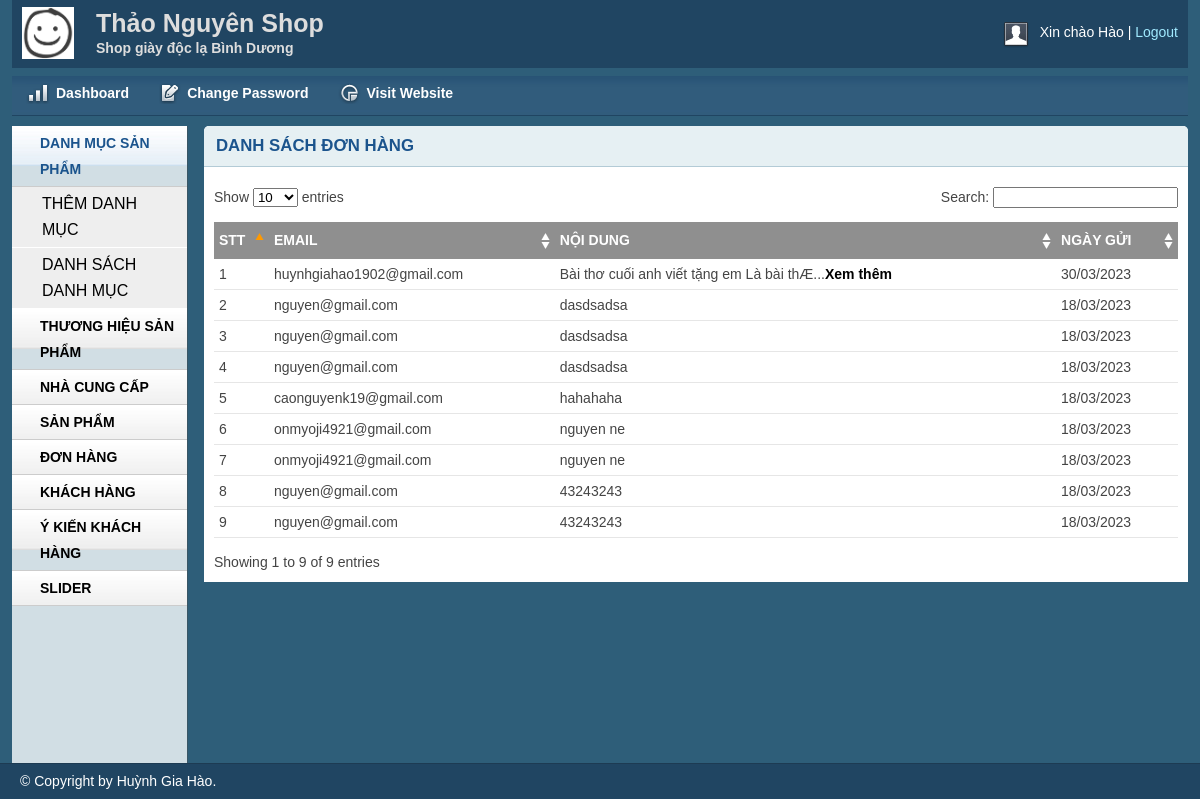
The page /admin/reviewsList.php (signed in) on the database its author committed.
### tables this page shows
CREATE TABLE `ykienkhachhang` (
  `MaYKien` int NOT NULL AUTO_INCREMENT,
  `Email` varchar(50) NOT NULL,
  `NgayGui` datetime DEFAULT NULL,
  `NoiDung` varchar(2555) NOT NULL,
  PRIMARY KEY (`MaYKien`)
);

### lib/database.php (called while the page is built, shortened)
<?php
class Database
{
    public $host = DB_HOST;
    public $user = DB_USER;
    public $pass = DB_PASS;
    public $dbname = DB_NAME;
    public $link;
    private function connectDB()
    {
        $this->link = new mysqli($this->host, $this->user, $this->pass, $this->dbname);
    }
    public function select($query)
    {
        $result = $this->link->query($query) or die($this->link->error . __LINE__);
        if ($result->num_rows > 0) {
            return $result;
        } else {
            return false;
        }
    }
}

### classes/admin/reviews.php (called while the page is built, shortened)
<?php
include_once '../lib/database.php';
?>
<?php
class reviews
{
    private $db;
    public function __construct()
    {
        $this->db = new Database();
    }
    public function show_reviews()
    {
        $query = "SELECT * FROM ykienkhachhang ORDER BY MaYKien DESC";
        $result = $this->db->select($query);
        return $result;
    }
}
?>

### admin/reviewsList.php (the view, shortened to what this page needs)
<?php include 'blocks/header.php'; ?>
<?php include 'blocks/sidebar.php'; ?>
<?php include '../classes/admin/reviews.php'; ?>
<?php
$reviews = new reviews();
?>
<div class="grid_10">
    <div class="box round first grid">
        <h2>DANH SÁCH ĐƠN HÀNG</h2>
        <div class="block">
            <table class="data display datatable" id="example">
                <thead>
                    <tr>
                        <th>STT</th>
                        <th>EMAIL</th>
                        <th>NỘI DUNG</th>
                        <th>NGÀY GỬI</th>
                    </tr>
                </thead>
                <tbody>
                    <?php
                    $show_reviews = $reviews->show_reviews();
                    if ($show_reviews) {
                        $i = 0;
                        while ($result = $show_reviews->fetch_assoc()) {
                            $i++;
                    ?>
                            <tr class="odd gradeX">
                                <td><?php echo $i ?></td>
                                <td><?php echo $result['Email'] ?></td>
                                <td>
                                    <?php
                                    $content = $result['NoiDung'];
                                    if (strlen($content) > 50) {
                                        echo substr($content, 0, 50) . '...';
                                        echo '<a href="reviewsDetail.php?reviewsid=' . $result['MaYKien'] . '">Xem thêm</a>';
                                    } else {
                                        echo $content;
                                    }
                                    ?>
                                </td>
                                <td><?php echo date('d/m/Y', strtotime($result['NgayGui'])); ?></td>
                            </tr>
                    <?php
                        }
                    }
                    ?>
                </tbody>
            </table>
        </div>
    </div>
</div>
<?php include 'blocks/footer.php'; ?>

### admin/public/css/layout.css (style rules this page uses)
body { background: #fff none repeat scroll 0 0; color: #444; font-size: 14px; padding: 0; }
a { color: #000; font-weight: bold; text-decoration: none; }
h1, h2, h3, h4, h5, h6 { line-height: 1.2em; margin-bottom: 0.3em; }
h2 { margin-top: 1em; }
.box { background: #fff; margin-bottom: 20px; padding: 10px 10px 10px 10px; margin-left: -8px; }
.box.grid { padding-bottom: 40px; }
.box.round { -moz-border-radius: 5px 5px 0px 0px; -webkit-border-radius: 5px 5px 0px 0px; border-radius: 5px 5px 0px 0px; }
.box h2 { font-size: 1.2em; font-weight: bold; color: #1b548d; background: #e6f0f3; margin: -10px -10px 0 -10px; padding: 10px 12px; border-bottom: 1px solid #b3cbd6; -moz-border-radius: 5px 5px 0px 0px; -webkit-border-radius: 5px 5px 0px 0px; border-radius: 5px 5px 0px 0px; }
.box.first { min-height: 406px; }
.block { padding-top: 20px; }
.block { padding-bottom: 1px; }
table.display { margin: 0 auto; clear: both; width: 100%; }
.sorting_asc { background: #8f8f8f url(../img/table/sort_asc.png) no-repeat center right; padding: 8px 5px; text-align: left; color: #fff; }
.sorting { background: #8f8f8f url(../img/table/sort_both.png) no-repeat center right; padding: 8px 5px; text-align: left; color: #fff; }
tr.odd { height: 30px; line-height: 30px; border-bottom: 1px solid #e6e6e6; }
tr.even { height: 30px; line-height: 30px; border-bottom: 1px solid #e6e6e6; }
tr.odd td, tr.even td { padding-left: 5px; }

### rows shown on the page
ykienkhachhang: Email "huynhgiahao1902@gmail.com", NoiDung "Bài thơ cuối anh viết tặng em Là bài thÆ", NgayGui "30/03/2023"
ykienkhachhang: Email "nguyen@gmail.com", NoiDung "dasdsadsa", NgayGui "18/03/2023"
ykienkhachhang: Email "nguyen@gmail.com", NoiDung "dasdsadsa", NgayGui "18/03/2023"
ykienkhachhang: Email "nguyen@gmail.com", NoiDung "dasdsadsa", NgayGui "18/03/2023"
ykienkhachhang: Email "caonguyenk19@gmail.com", NoiDung "hahahaha", NgayGui "18/03/2023"
ykienkhachhang: Email "onmyoji4921@gmail.com", NoiDung "nguyen ne", NgayGui "18/03/2023"
ykienkhachhang: Email "onmyoji4921@gmail.com", NoiDung "nguyen ne", NgayGui "18/03/2023"
ykienkhachhang: Email "nguyen@gmail.com", NoiDung "43243243", NgayGui "18/03/2023"
ykienkhachhang: Email "nguyen@gmail.com", NoiDung "43243243", NgayGui "18/03/2023"

### other values the page prints
Session::get('adminName') "Hào"
